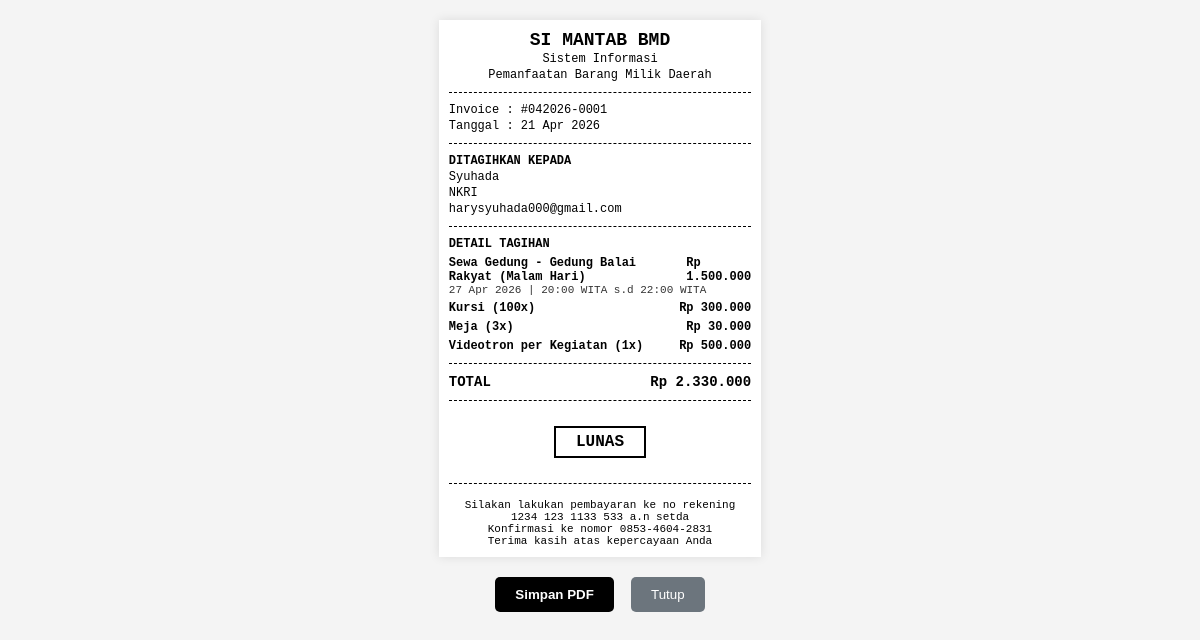
Screenshot of /invoice.php?id=042026-0001 (signed in) with the database file from the repository.
### tables this page shows
CREATE TABLE `invoices` (
  `id` varchar(255) NOT NULL,
  `booking_id` int(11) NOT NULL,
  `amount` decimal(10,2) NOT NULL,
  `status` enum('unpaid','paid','cancelled') NOT NULL DEFAULT 'unpaid',
  `created_at` timestamp NOT NULL DEFAULT current_timestamp(),
  `updated_at` timestamp NOT NULL DEFAULT current_timestamp() ON UPDATE current_timestamp()
);

CREATE TABLE `bookings` (
  `id` int(11) NOT NULL,
  `building_id` int(11) DEFAULT NULL,
  `booker_name` varchar(255) NOT NULL,
  `booker_email` varchar(255) DEFAULT NULL,
  `booker_phone` varchar(50) DEFAULT NULL,
  `organization` varchar(255) DEFAULT NULL,
  `event_name` varchar(255) NOT NULL,
  `event_description` text DEFAULT NULL,
  `booking_date` date NOT NULL,
  `start_time` time NOT NULL,
  `end_time` time NOT NULL,
  `status` enum('pending','approved','rejected','cancelled') DEFAULT 'pending',
  `admin_notes` text DEFAULT NULL,
  `proposal_file` text DEFAULT NULL,
  `created_at` timestamp NOT NULL DEFAULT current_timestamp(),
  `updated_at` timestamp NOT NULL DEFAULT current_timestamp() ON UPDATE current_timestamp()
);

CREATE TABLE `buildings` (
  `id` int(11) NOT NULL,
  `name` varchar(255) NOT NULL,
  `price` decimal(10,2) NOT NULL DEFAULT 0.00,
  `quantity` int(11) NOT NULL DEFAULT 1,
  `category` enum('gratis','berbayar') NOT NULL DEFAULT 'gratis',
  `description` text DEFAULT NULL,
  `requirements` text DEFAULT NULL,
  `capacity` int(11) DEFAULT NULL,
  `location` text DEFAULT NULL,
  `image_url` varchar(255) DEFAULT NULL,
  `created_at` timestamp NOT NULL DEFAULT current_timestamp()
);

CREATE TABLE `booking_items` (
  `id` int(11) NOT NULL,
  `booking_id` int(11) NOT NULL,
  `item_id` int(11) NOT NULL,
  `quantity` int(11) NOT NULL,
  `price_at_booking` decimal(10,2) NOT NULL
);

CREATE TABLE `items` (
  `id` int(11) NOT NULL,
  `name` varchar(255) NOT NULL,
  `description` text DEFAULT NULL,
  `price_per_unit` decimal(10,2) NOT NULL DEFAULT 0.00,
  `created_at` timestamp NOT NULL DEFAULT current_timestamp()
);

### invoice.php (the view, shortened to what this page needs)
<?php
require_once 'config.php';
$invoice_id = $_GET['id'] ?? null;
$invoice = null;
if ($invoice_id) {
    $stmt = $pdo->prepare("
        SELECT
            i.id as invoice_id, i.amount, i.status as invoice_status, i.created_at as invoice_date,
            b.id as booking_id, b.event_name, b.booking_date, b.start_time, b.end_time,
            bu.name as building_name, bu.description,
            bk.booker_name, bk.booker_email, bk.organization
        FROM invoices i
        JOIN bookings b ON i.booking_id = b.id
        JOIN buildings bu ON b.building_id = bu.id
        JOIN bookings bk ON i.booking_id = bk.id
        WHERE i.id = ?
    ");
    $stmt->execute([$invoice_id]);
    $invoice = $stmt->fetch(PDO::FETCH_ASSOC);
}
$booking_items = [];
if ($invoice['booking_id']) {
    $itemsStmt = $pdo->prepare("
        SELECT bi.*, i.name as item_name
        FROM booking_items bi
        JOIN items i ON bi.item_id = i.id
        WHERE bi.booking_id = ?
    ");
    $itemsStmt->execute([$invoice['booking_id']]);
    $booking_items = $itemsStmt->fetchAll(PDO::FETCH_ASSOC);
}
?>
<!DOCTYPE html>
<html lang="id">
<head>
</head>
<body>
<div class="receipt">
    <div class="header">
        <h1>SI MANTAB BMD</h1>
        <p>Sistem Informasi</p>
        <p>Pemanfaatan Barang Milik Daerah</p>
    </div>
    <div class="divider"></div>
    <div class="info-row">
        <span>Invoice : #<?= htmlspecialchars($invoice['invoice_id']) ?></span>
    </div>
    <div class="info-row">
        <span>Tanggal : <?= date('d M Y', strtotime($invoice['invoice_date'])) ?></span>
    </div>
    <div class="divider"></div>
    <span class="section-title">DITAGIHKAN KEPADA</span>
    <p style="margin: 2px 0;"><?= htmlspecialchars($invoice['booker_name']) ?></p>
    <p style="margin: 2px 0;"><?= htmlspecialchars($invoice['organization'] ?: '-') ?></p>
    <p style="margin: 2px 0;"><?= htmlspecialchars($invoice['booker_email']) ?></p>
    <div class="divider"></div>
    <span class="section-title">DETAIL TAGIHAN</span>
    <div class="item-details">
        <?php
        $total_item_price = 0;
        if (is_array($booking_items)) {
            foreach ($booking_items as $item) {
                $total_item_price += $item['quantity'] * $item['price_at_booking'];
            }
        }
        $building_cost = $invoice['amount'] - $total_item_price;
        ?>
        <?php if ($building_cost > 0): ?>
        <div class="item-row">
            <div class="item-main">
                <span>Sewa Gedung - <?= htmlspecialchars($invoice['building_name']) ?></span>
                <span>Rp <?= number_format($building_cost, 0, ',', '.') ?></span>
            </div>
            <div class="item-sub">
                <?= date('d M Y', strtotime($invoice['booking_date'])) ?> | <?= date('H:i', strtotime($invoice['start_time'])) ?> WITA s.d <?= date('H:i', strtotime($invoice['end_time'])) ?> WITA
            </div>
        </div>
        <?php endif; ?>
        <?php if (is_array($booking_items)): foreach($booking_items as $item): ?>
        <div class="item-row">
            <div class="item-main">
                <span><?= htmlspecialchars($item['item_name']) ?> (<?= $item['quantity'] ?>x)</span>
                <span>Rp <?= number_format($item['quantity'] * $item['price_at_booking'], 0, ',', '.') ?></span>
            </div>
        </div>
        <?php endforeach; endif; ?>
    </div>
    <div class="divider"></div>
    <div class="total-row">
        <span>TOTAL</span>
        <span>Rp <?= number_format($invoice['amount'], 0, ',', '.') ?></span>
    </div>
    <div class="divider"></div>
    <div style="text-align: center;">
        <?php if ($invoice['invoice_status'] == 'paid'): ?>
            <div class="status-stamp">LUNAS</div>
        <?php else: ?>
            <div class="status-stamp" style="border-color: #ccc; color: #ccc;">BELUM BAYAR</div>
        <?php endif; ?>
    </div>
    <div class="divider"></div>
    <div class="footer">
        Silakan lakukan pembayaran ke no rekening 1234 123 1133 533 a.n setda<br>
        Konfirmasi ke nomor 0853-4604-2831<br>
        Terima kasih atas kepercayaan Anda
    </div>
</div>
<div class="no-print" style="text-align: center; margin-top: 20px; padding-bottom: 20px;">
    <button onclick="saveAsPDF()" style="padding: 10px 20px; cursor: pointer; background: #000; color: #fff; border: none; border-radius: 5px; font-weight: bold;">Simpan PDF</button>
    <button onclick="window.close()" style="padding: 10px 20px; cursor: pointer; background: #6c757d; color: #fff; border: none; border-radius: 5px; margin-left: 10px;">Tutup</button>
</div>
</body>
</html>

### invoice.php (style rules this page uses)
body { font-family: 'Courier New', Courier, monospace; font-size: 12px; color: #000; margin: 0; padding: 0; background-color: #f4f4f4; }
.receipt { width: 80mm; margin: 20px auto; background: #fff; padding: 10px; box-shadow: 0 0 10px rgba(0,0,0,0.1); }
.header { text-align: center; margin-bottom: 10px; }
.header h1 { font-size: 18px; margin: 0; text-transform: uppercase; }
.header p { margin: 2px 0; }
.divider { border-top: 1px dashed #000; margin: 10px 0; }
.info-row { display: flex; justify-content: space-between; margin: 2px 0; }
.section-title { font-weight: bold; text-transform: uppercase; margin-top: 10px; display: block; }
.item-details { margin-top: 5px; }
.item-row { margin-bottom: 5px; }
.item-main { display: flex; justify-content: space-between; font-weight: bold; }
.item-sub { font-size: 11px; color: #333; }
.total-row { display: flex; justify-content: space-between; font-weight: bold; font-size: 14px; margin-top: 10px; }
.status-stamp { border: 2px solid #000; display: inline-block; padding: 5px 20px; font-weight: bold; font-size: 16px; margin: 15px 0; text-transform: uppercase; }
.footer { text-align: center; margin-top: 15px; font-size: 11px; }

### rows the page displays
invoices: id "042026-0001", created_at "21 Apr 2026", booking.booker_name "Syuhada", booking.organization "NKRI", booking.booker_email "harysyuhada000@gmail.com", buildings.name "Gedung Balai Rakyat (Malam Hari)", amount "1.500.000", booking.booking_date "27 Apr 2026", booking.start_time "20:00", booking.end_time "22:00", amount "2.330.000"
booking_items: item.name "Kursi", quantity "100", $item['quantity'] * $item['price_at_booking'] "300.000"
booking_items: item.name "Meja", quantity "3", $item['quantity'] * $item['price_at_booking'] "30.000"
booking_items: item.name "Videotron per Kegiatan", quantity "1", $item['quantity'] * $item['price_at_booking'] "500.000"
